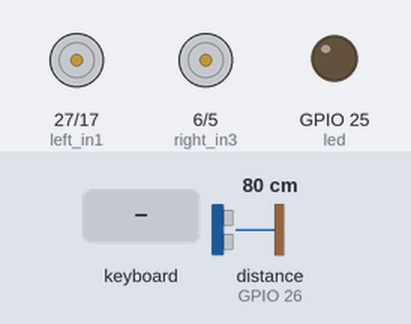
The program below on a simulated Raspberry Pi (BCM pin numbers). Shown: motor-driver pin pairs drawn as motors (green arrow = first pin HIGH = forward, orange = second pin HIGH = backward, longer = more drive, scaled by the enable pin), output pins drawn as LEDs (lit = HIGH). Inputs (shaded band) come from the test bench; at power-on: distance to the obstacle (sensor on GPIO 26) 80 cm. The echo pulse lasts 58.3 µs per cm; the full-screen text the program places in the terminal is not drawn.

Above: at 2.4 s.
2.5 s: key up typed on the keyboard
At 3.0 s:
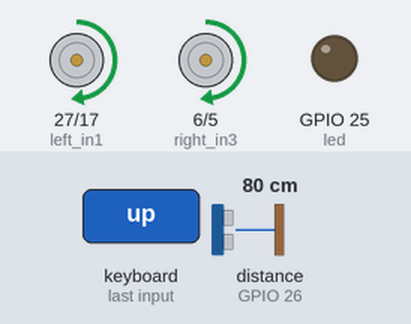
4.0 s: key down typed on the keyboard
At 5.2 s:
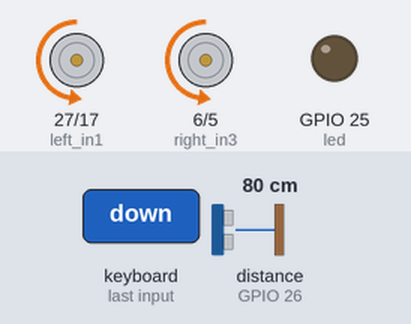
5.5 s: key left typed on the keyboard
At 6.5 s:
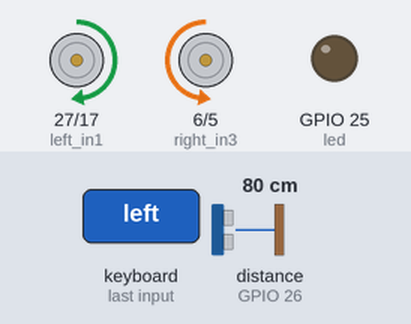
7.0 s: key right typed on the keyboard
At 7.7 s:
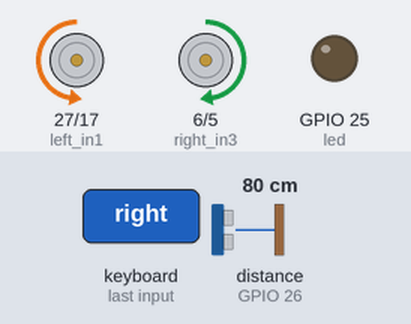
Timing chart, 0 to 9.5 s (numbered marks = the images above; inputs shaded):
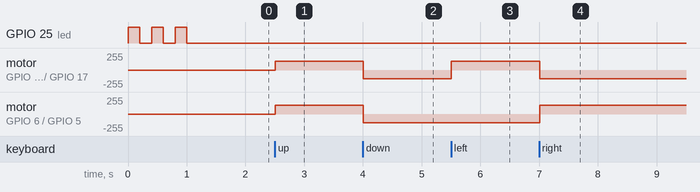

The program:

rover_keys.py
```python
# rover_keys.py
# Simple rover entry point.
#
# Imports pin assignments from the hal/ package and uses them
# to set up gpiozero devices. All pin numbers come from
# hal/pin_config.py — none are hardcoded here.
# All Pins are "BCM"
#
# Run:  python3 rover_keys.py
#
# Requirements:
# Standard Default - No Specific Requirements yet

# Imports:
import curses
import time
from gpiozero import Device, LED, PWMOutputDevice, DigitalOutputDevice
from gpiozero import DistanceSensor

# ── Import pin numbers from the HAL package ───────────────────
# This is the only place pin numbers enter the program.
# If you rewire the robot, edit hal/pin_config.py — not this file.
from hal.pin_config import (
    STATUS_LED,
    MOTOR_LEFT_ENA,
    MOTOR_LEFT_IN1,
    MOTOR_LEFT_IN2,
    MOTOR_RIGHT_ENB,
    MOTOR_RIGHT_IN3,
    MOTOR_RIGHT_IN4,
    ULTRASONIC_TRIG,
    ULTRASONIC_ECHO,
)

# ── Set up hardware devices using BCM pins from pin_config.py in /hal ───────────
led    = LED(STATUS_LED)

left_ena  = PWMOutputDevice(MOTOR_LEFT_ENA,  initial_value=0)
left_in1  = DigitalOutputDevice(MOTOR_LEFT_IN1,  initial_value=False)
left_in2  = DigitalOutputDevice(MOTOR_LEFT_IN2,  initial_value=False)

right_enb = PWMOutputDevice(MOTOR_RIGHT_ENB, initial_value=0)
right_in3 = DigitalOutputDevice(MOTOR_RIGHT_IN3, initial_value=False)
right_in4 = DigitalOutputDevice(MOTOR_RIGHT_IN4, initial_value=False)

sensor = DistanceSensor(echo=ULTRASONIC_ECHO, trigger=ULTRASONIC_TRIG)
right_speed = 0.5
left_speed = 0.5


def set_motors(left: float, right: float) -> None:
    """
    Drive both motors.
    left / right: -1.0 (full reverse) to +1.0 (full forward), 0.0 = stop.
    """
    # Left motor
    left_in1.value = left > 0
    left_in2.value = left < 0
    left_ena.value = abs(left)

    # Right motor
    right_in3.value = right > 0
    right_in4.value = right < 0
    right_enb.value = abs(right)

def drive_stop() -> None:
    """Stop both motors."""
    set_motors(0.0, 0.0)

def drive_left() -> None:
    """Stop both motors."""
    set_motors((left_speed), -(right_speed))

def drive_right() -> None:
    """Stop both motors."""
    set_motors(-(left_speed), (right_speed))

def drive_forward() -> None:
    """Stop both motors."""
    set_motors((left_speed), (right_speed))

def drive_backward() -> None:
    """Stop both motors."""
    set_motors(-(left_speed), -(right_speed))

def cleanup() -> None:
    """Release all GPIO resources."""
    drive_stop()
    for device in (
        left_ena, left_in1, left_in2,
        right_enb, right_in3, right_in4,
        led, sensor,
    ):
        device.close()


def main(stdscr):
    # Clear screen
    stdscr.clear()
    stdscr.addstr(2, 0, "Welcome... Ready to drive?")
    # Startup blink — 3 flashes to show the program is alive
    for _ in range(3):
        led.on();  time.sleep(0.2)
        led.off(); time.sleep(0.2)

    # Clear screen
    stdscr.clear()
    stdscr.nodelay(True)  # Don't block for input
    curses.curs_set(0)  # Hide cursor

    stdscr.addstr(0, 0, "Control the rover: Arrow keys (FWD, LEFT, RIGHT), 'r' (reverse), Space (stop), 'q' (quit)")

    while True:
        key = stdscr.getch()

        if key == curses.KEY_UP:
            stdscr.addstr(2, 0, "Moving forward  ")
            drive_forward()
        elif key == curses.KEY_DOWN:
            stdscr.addstr(2, 0, "Moving backward ")
            drive_backward()
        elif key == curses.KEY_LEFT:
            stdscr.addstr(2, 0, "Turning left   ")
            drive_left()
        elif key == curses.KEY_RIGHT:
            stdscr.addstr(2, 0, "Turning right  ")
            drive_right()
        elif key == ord(' '):
            stdscr.addstr(2, 0, "Stopped         ")
            drive_stop()
        elif key == ord('q'):
            break  # Quit the loop

        stdscr.refresh()
        time.sleep(0.1)
    cleanup()
    stdscr.addstr(2, 0, "Pins are released, Bye  ")

curses.wrapper(main)
```

pin_config.py
```python
# hal/pin_config.py
# All Raspberry Pi pin assignments for the rover.
#
# BCM numbering — these numbers refer to the BCM pin
# positions, NOT the physical 40-pin GPIO header BOARD/GPIO numbers.
# Pin 1 is the 3.3V pin in the top-left corner of the header.
# Reference: https://pinout.xyz  (select "BOARD" numbering)
#
# Rules for this file:
#   ✅ Constants only — ALL_CAPS names
#   ✅ BCM pin numbers only - I have finally relented. I'm officially a psychopath. I am now on the team "BCM".
#      The Raspberry Pi & Python Gods have made it imposible to use "BOARD". I have resisted "BCM" for many, many years,
#      but the time has come where I have to recognize that clearly I am a psychopath, and so, from now on, and in the future,
#      I will henceforth, refer to Raspberry Pi pins by their "BCM" designation.
#   ❌ No imports of any library
#   ❌ No functions, classes, or logic of any kind

# ── Status LED ────────────────────────────────────────────────
# Wiring: BOARD Pin 11 → 330Ω resistor → LED anode → LED cathode → GND
# Or Make this a NeoPixel Data pin
# STATUS_NEOPIXEL = 25       # BOARD 22 / BCM 25
STATUS_LED = 25       # BOARD 22 / BCM 25
# -------------------------------------------------------------------------------------------
# Rover Motors
# -------------------------------------------------------------------------------------------
# Set to be compatable with the VIAM Rover Rev2 (with slight mods)
# See https://sites.google.com/view/steam-clown/robot-club/robot-rovers-cars/viam-robots-rovers
# ── Left Motor (L298N channel A) ──────────────────────────────
# Wiring: ENA controls speed (PWM), IN1/IN2 control direction
MOTOR_LEFT_ENA = 12   # BOARD 32 / BCM 12 — PWM speed
MOTOR_LEFT_IN1 = 27   # BOARD 13 / BCM 27 — direction pin A
MOTOR_LEFT_IN2 = 17   # BOARD 11 / BCM 17 — direction pin B
# ── Right Motor (L298N channel B) ─────────────────────────────
MOTOR_RIGHT_ENB = 19  # BOARD 35 / BCM 19 — PWM speed
MOTOR_RIGHT_IN3 = 6  # BOARD 31 / BCM 6 — direction pin A
MOTOR_RIGHT_IN4 = 5  # BOARD 29 / BCM 5 — direction pin B

# ── HC-SR04 Ultrasonic Sensor ─────────────────────────────────
# ⚠️  ECHO outputs 5V — use a voltage divider before Pi GPIO input
ULTRASONIC_TRIG = 16  # BOARD 36 / BCM 16 — trigger output
ULTRASONIC_ECHO = 26  # BOARD 37 / BCM 26 — echo input (via divider)
```

Measured:
- after the input at 2.5 s, motor on GPIO 27 (left_in1) / GPIO 17 (left_in2), motor on GPIO 6 (right_in3) / GPIO 5 (right_in4): stopped → forward 128/255 at once
- after the input at 4.0 s, motor on GPIO 27 (left_in1) / GPIO 17 (left_in2), motor on GPIO 6 (right_in3) / GPIO 5 (right_in4): forward 128/255 → backward 128/255 at once
- after the input at 5.5 s, motor on GPIO 27 (left_in1) / GPIO 17 (left_in2): backward 128/255 → forward 128/255 at once
- after the input at 7.0 s, motor on GPIO 27 (left_in1) / GPIO 17 (left_in2): forward 128/255 → backward 128/255 at once; motor on GPIO 6 (right_in3) / GPIO 5 (right_in4): backward 128/255 → forward 128/255 at once
